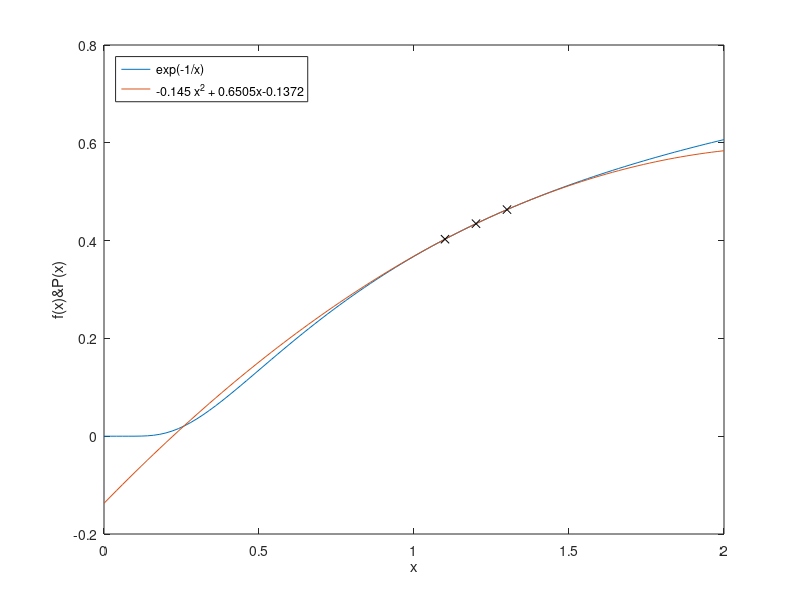

MATLAB code to generate this figure:
x = linspace(0,2,101);
f1 = exp(-1./x);
f2 = -0.145.*x.^2 + 0.6505.*x-0.1372;
xm = 1.1:0.1:1.3;
ym = exp(-1./xm);
plot(x,f1,x,f2,xm,ym,'kx');

xlabel('x')
ylabel('f(x)&P(x)')
legend('exp(-1/x)','-0.145 x^2 + 0.6505x-0.1372',...
    'Location','northwest')
